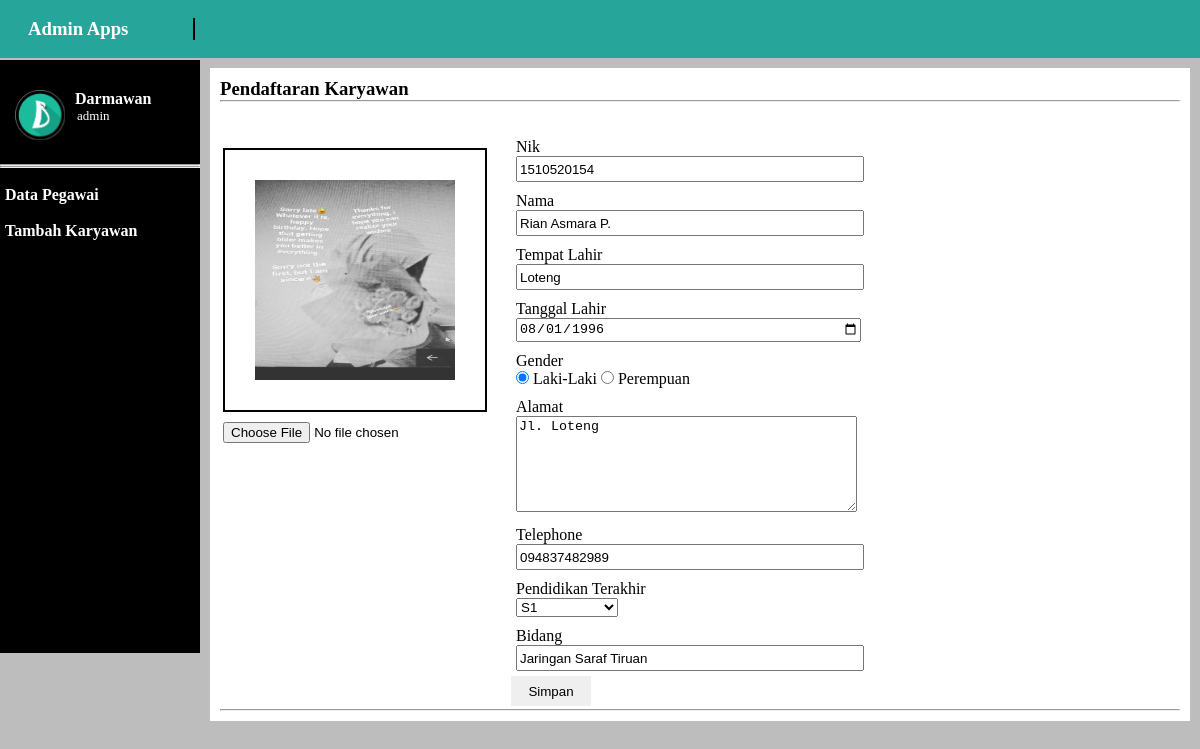
Screenshot of /index.php?p=ubah&id=4 (signed in) with the database file from the repository.
### tables this page shows
CREATE TABLE `tbl_karyawan` (
  `id` int(11) NOT NULL,
  `nik` varchar(10) NOT NULL,
  `nama` varchar(30) NOT NULL,
  `tmp_lahir` varchar(20) NOT NULL,
  `tgl_lahir` date NOT NULL,
  `gender` varchar(10) NOT NULL,
  `alamat` varchar(30) NOT NULL,
  `tlp` varchar(12) NOT NULL,
  `pdd_terakhir` varchar(30) NOT NULL,
  `bidang` varchar(30) NOT NULL,
  `img` varchar(100) DEFAULT NULL
);

### index.php (called while the page is built, shortened)
<?php
class karyawan{
	function koneksi(){
		$host = "localhost";
		$username = "root";
		$password = "parkour88";
		$database = "karyawan";
		return mysqli_connect($host, $username, $password, $database) or die ('Database connection problem.');
    }
    function ubah(){
        include 'update.php';
    }
}
$page = isset($_GET['p']) ? $_GET['p'] : "index";
$data = new Karyawan();
$data->{$page}();
?>

### update.php (the view, shortened to what this page needs)
<!DOCTYPE html>
<html lang="en">
<head>
    <link rel="stylesheet" type="text/css" href="asset/animate.css">
</head>
<body>
    <div class="wrapper">
        <nav class="nav">
            <div class="nav-left">
                <a href="index.php?=index">
                    <h3>Admin Apps</h3>
                </a>
            </div>
        </nav>
        <div class="sidebar">
            <div class="side-header">
                <img src="<?php echo $_SESSION['img'] ?>" alt="img!" style="float:left" width="50" height="50" class="animated flipInY">
                <h4 style="margin-left:60px;" class="animated flipInY"><?php echo $_SESSION['username'] ?></h4>
                <p style="margin-left:62px; font-size:13px;" class="animated flipInY"><?php echo $_SESSION['level'] ?></p>
            </div>
            <hr/>
            <hr/>
            <br/>
            <div class="side-menu">
            <a href="index.php?p=index">
                <h4 >Data Pegawai</h4>
            </a>
            <a href="index.php?p=tambah">
                <h4>Tambah Karyawan</h4>
            </a>
            </div>
        </div>
        <div class="content">
            <div class="container animated rollIn">
                <h3>Pendaftaran Karyawan</h3>
                <hr>
                <br>
                <div class="form">
                    <table>
                        <tr>
                            <?php
                                $id = $_GET['id'];
                                $sql = mysqli_query($this->koneksi(),
                                    "SELECT * FROM tbl_karyawan WHERE id='$id'");
                                $row = mysqli_fetch_object($sql);
                            ?>
                            <form action="index.php?p=proses_ubah" method="post" id="form" enctype="multipart/form-data">
                                <td>
                                    <div class="card">
                                        <div class="card-content">
                                            <img id="output" src="<?php echo $row->img ?>" alt="! image" width="200" height="200">
                                        </div>
                                        <div class="card-actions">
                                            <input type="file" name="images" class="button-input" onchange="loadFile(event)">
                                        </div>
                                    </div>
                                </td>
                                <td>&nbsp;&nbsp;&nbsp;&nbsp;</td>
                                <td>
                                    <div class="input-group">
                                    </div>
                                    <div class="input-group">
                                        <label for="">Nik</label>
                                        <br/>
                                        <input class="input-form" type="text" name="nik" id="nik" value="<?php echo $row->nik ?>">
                                        <br/>
                                    </div>
                                    <div class="input-group">
                                        <label for="">Nama</label>
                                        <br/>
                                        <input class="input-form" type="text" name="nama" id="nama" value="<?php echo $row->nama ?>">
                                        <br/>
                                    </div>
                                    <div class="input-group">
                                        <label for="">Tempat Lahir</label>
                                        <br/>
                                        <input class="input-form" type="text" name="tempat" id="tempat" value="<?php echo $row->tmp_lahir ?>">
                                        <br/>
                                    </div>
                                    <div class="input-group">
                                        <label for="">Tanggal Lahir</label>
                                        <br/>
                                        <input class="input-form" type="date" data-date-format="DD MMMM YYYY" name="tanggal" id="tanggal" value="<?php echo $row->tgl_lahir ?>">
                                        <br/>
                                    </div>
                                    <div class="input-group">
                                        <label for="">Gender</label>
                                        <br/>
                                        <input <?php if ($row->gender == "Laki" ) echo 'checked' ?> type="radio" name="jk" value="Laki" id="jk" > Laki-Laki
                                        <input <?php if ($row->gender == "Perempuan" ) echo 'checked' ?> id="jk" type="radio" name="jk" value="Perempuan"> Perempuan
                                    </div>
                                    <div class="input-group">
                                        <label for="">Alamat</label>
                                        <br/>
                                        <textarea name="alamat" rows="6" cols="40" id="alamat"><?php echo $row->alamat ?></textarea>
                                    </div>
                                    <div class="input-group">
                                        <label for="">Telephone</label>
                                        <br/>
                                        <input class="input-form" type="text" name="tlp" id="tlp" value="<?php echo $row->tlp ?>">
                                        <br/>
                                    </div>
                                    <div class="input-group">
                                        <label for="">Pendidikan Terakhir</label>
                                        <br/>
                                        <select name="pendidikan" id="pendidikan">
                                            <option <?php if ($row->pdd_terakhir == "S1" ) echo 'selected' ?> value="S1">S1</option>
                                        </select>
                                    </div>
                                    <div class="input-group">
                                        <label for="">Bidang</label>
                                        <br/>
                                        <input class="input-form" type="text" id="bidang" name="bidang" value="<?php echo $row->bidang ?>">
                                        <br/>
                                    </div>
                                    <button type="submit" class="button-form" name="submit">Simpan</button>
                                </td>
                            </form>
                         </tr>
                    </table>
                    <hr>
                </div>
            </div>
        </div>
    </div>
</body>
</html>

### update.php (style rules this page uses)
* { margin: 0; }
body { background-color: #BDBDBD; font-family: 'Times New Roman', Times, serif; }
.wrapper { width: auto; margin: auto; }
.nav { position: fixed; background-color: #26A69A; width: 1330px; padding: 18px; }
.sidebar { float: left; background: black; color: white; margin-left: 0px; width: 200px; height: 593px; position: fixed; margin-top: 60px; }
.nav-left { margin-left: 10px; float: left; border-right:2px solid; padding-right:65px; }
a { color: white; text-decoration: none; }
.side-menu h4 { text-decoration: none; margin-left: 5px; }
.content { padding: 10px; }
.input-form { height: 20px; width: 340px; }
.input-group { padding: 5px; }
.button-form { width: 80px; height: 30px; cursor: pointer; border: 0; }
.button-input { margin-top: 10px; height: 30px; cursor: pointer; border: 0; }
.container { margin-left: 200px; height: auto; margin-top: 58px; padding: 10px; background-color: white; }
.card { margin-top: -230px; }
.card-content { border: 2px solid black; padding: 30px; height: 200px; }
.side-header { margin-top:30px; margin-bottom:40px; margin-left:15px; }

### rows the page displays
tbl_karyawan: img (picture), nik "1510520154", nama "Rian Asmara P.", tempat "Loteng", tanggal "08/01/1996", gender "☑", alamat "Jl. Loteng", tlp "094837482989", pendidikan "S1", bidang "Jaringan Saraf Tiruan"

### other values shown
$_SESSION['username'] "Darmawan"
$_SESSION['level'] "admin"
